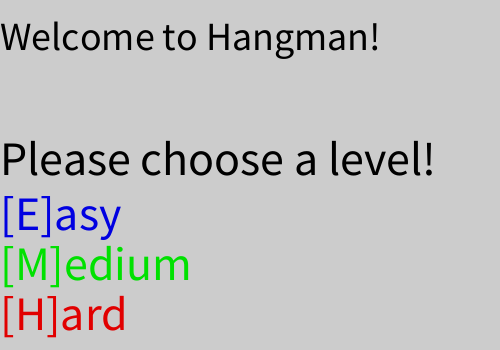
Frame 1 (no input)
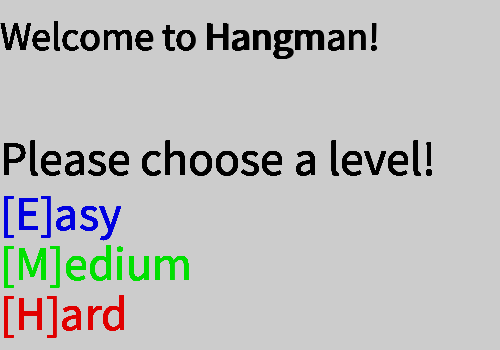
Frame 60 (the mouse pressed at the canvas centre just before this capture)
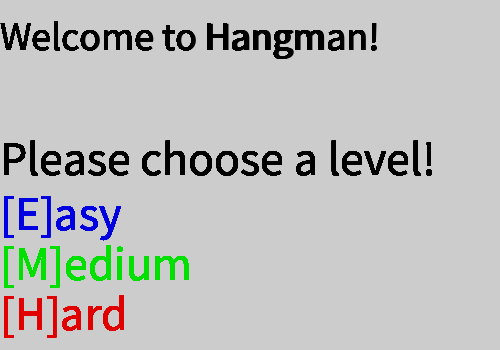
Frame 120 (the mouse held since frame 60 and released just before this capture)

The Processing sketch that drew these frames (run headless with seeded random() and noise(); from frame 60 on, the mouse is pressed at the canvas centre):

// Processing sketch: processing_61610
// ── processing_61610.pde

int timer = 0;
int gameOverCondition = 0;
int gameWinCondition = 0;
boolean gameOver;
boolean gameStart;
String[] wordbank = {
  "swag", "boar",
};
ArrayList<String> incorrectLetters = new ArrayList<String>();
String gameWord = "";
int guessAttempts = 0;
String letter;


void setup() {
  stroke(255);
  size(500, 350);
  frameRate(10);
  gameOver = false;
  gameStart = false;
  chooseWord();
}

void chooseDifficulty() {
  if (keyPressed) {
    if ( key == 'e' || key == 'E') {
      gameOverCondition = 5400;
      gameStart = true;
    }
    else if ( key == 'M' || key == 'm' ) {
      gameOverCondition = 3600;
      gameStart = true;
    }
    else if ( key == 'H' || key == 'h' ) {
      gameOverCondition = 1800;
      gameStart = true;
    }
    else {
    }
  }
}


void draw() {
  if (gameStart == false) {
    textSize(40);
    fill(0);
    text("Welcome to Hangman!", 0, 50);
    textSize(48);
    text("Please choose a level! ", 0, 175);                              
    fill( 0, 0, 225);
    text("[E]asy", 0, 230);
    fill(0, 225, 0);
    text("[M]edium", 0, 280);
    fill(225, 0, 0);
    text("[H]ard", 0, 330);
    chooseDifficulty();
  }
  if (gameStart == true && gameOver == false) {
    timer++;
    background(255);
    fill(0);
    textSize(20);
    text("Letters guessed", 0, 20);
    for (int i = 0 ; i < incorrectLetters.size() ; i++) {
      text(incorrectLetters.get(i), 50*(i), 50, 100);
    }
    for (int i = 0 ; i < gameWord.length() ; i++) {
    }
    fill(255);
    stroke(50, 50, 50);
    textSize(28);
    fill(0);
    text("Timer", 350, 30);
    fill(255, 0, 0);
    text(timer, 430, 30);
    wordPresentation();
    hangingMan();
    for (int i = 0; i < gameWord.length() ; i++) {
      int begA = 50 * i;
      int begB = 300;
      textSize(40);
      text( ".", begA + 4, begB - 1);
    }

    if (gameLogic() == true) {
      rightLetter();
    }

    if (gameLogic() == false) {
      wrongLetter(letter);
    }      
    if (gameWinCondition == gameWord.length()) {
      gameOver = true;
    }
    if (timer == gameOverCondition) {
      gameOver = true;
    }
  }
  if (gameOver == true || guessAttempts == 5) {
    background(0);
  }
}

void chooseWord() {
  int random = (int)(Math.random() * (wordbank.length)) ;
  gameWord = wordbank[random];
}

void hangingMan() {


  if (guessAttempts == 0) {

    line(460, 50, 460, 230);
    line(460, 50, 390, 50);
    line(390, 50, 390, 65);
  }
  if (guessAttempts == 1) {
    line(460, 50, 460, 230);
    line(460, 50, 390, 50);
    line(390, 50, 390, 65);
    fill(255);
    ellipse(390, 90, 55, 55);
  }
  if (guessAttempts == 2) {
    line(460, 50, 460, 230);
    line(460, 50, 390, 50);
    line(390, 50, 390, 65);
    fill(255);
    ellipse(390, 90, 55, 55);
    line(390, 118, 390, 175);
  }
  if (guessAttempts == 3) {
    //arms
    line(460, 50, 460, 230);
    line(460, 50, 390, 50);
    line(390, 50, 390, 65);
    fill(255);
    ellipse(390, 90, 55, 55);
    line(390, 118, 390, 175);
    line(345, 140, 435, 140);
  }
  if (guessAttempts == 4) {
    //legs
    line(460, 50, 460, 230);
    line(460, 50, 390, 50);
    line(390, 50, 390, 65);
    fill(255);
    ellipse(390, 90, 55, 55);
    line(390, 118, 390, 175);
    line(345, 140, 435, 140);
    line(390, 175, 375, 220);
    line(390, 175, 405, 220);
  }
  if (guessAttempts == 5) {
  }
}

void keyPressed() {
  inputLogic();
}

void inputLogic() {
  char clicked = key;
  letter = Character.toString(key);
  letter = letter.toLowerCase();
}

boolean gameLogic() {
  if ( gameWord.contains(letter) == true) {
    return true;
  }
  return false;
}

void rightLetter() {


  for (int k = 0 ; k < gameWord.length() ; k++) {
    if (key == gameWord.charAt(k)) {
    }
    return;
  }
}




void wrongLetter(String s) {
  for (String str: incorrectLetters) {
    if (str.equals(letter)) {
      return;
    }
  }
  incorrectLetters.add(s);
  guessAttempts++;
}

void wordPresentation() {
  for (int i = 0; i < gameWord.length() ; i++) {
    int begA = 50 * i;
    int begB = 300;
    line( begA, begB, begA + 25, begB);
    textSize(20);
  }
}
